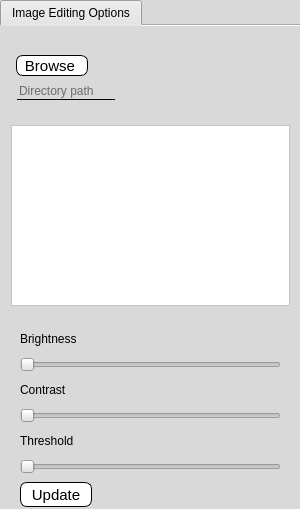
  <widget class="QDockWidget" name="dockWidget_9">
   <property name="minimumSize">
    <size>
     <width>300</width>
     <height>509</height>
    </size>
   </property>
   <property name="maximumSize">
    <size>
     <width>300</width>
     <height>524287</height>
    </size>
   </property>
   <property name="windowIcon">
    <iconset>
     <normaloff>../../.designer/backup/Resources/100_100_downscaled.jpg</normaloff>../../.designer/backup/Resources/100_100_downscaled.jpg</iconset>
   </property>
   <property name="toolTip">
    <string>Optimize arena, object and motion detection</string>
   </property>
   <property name="statusTip">
    <string/>
   </property>
   <property name="styleSheet">
    <string notr="true"/>
   </property>
   <property name="floating">
    <bool>false</bool>
   </property>
   <property name="features">
    <set>QDockWidget::DockWidgetFloatable|QDockWidget::DockWidgetMovable</set>
   </property>
   <property name="allowedAreas">
    <set>Qt::LeftDockWidgetArea|Qt::RightDockWidgetArea</set>
   </property>
   <property name="windowTitle">
    <string>Toolbox</string>
   </property>
   <attribute name="dockWidgetArea">
    <number>1</number>
   </attribute>
   <widget class="QWidget" name="dockWidgetContents_16">
    <layout class="QVBoxLayout" name="verticalLayout_32">
     <property name="spacing">
      <number>0</number>
     </property>
     <property name="leftMargin">
      <number>0</number>
     </property>
     <property name="topMargin">
      <number>0</number>
     </property>
     <property name="rightMargin">
      <number>0</number>
     </property>
     <property name="bottomMargin">
      <number>0</number>
     </property>
     <item>
      <widget class="QTabWidget" name="tabWidget">
       <property name="sizePolicy">
        <sizepolicy hsizetype="Minimum" vsizetype="Expanding">
         <horstretch>0</horstretch>
         <verstretch>0</verstretch>
        </sizepolicy>
       </property>
       <property name="toolTip">
        <string/>
       </property>
       <property name="styleSheet">
        <string notr="true">
background-color: rgb(217, 217, 217);
border-color: rgb(0, 0, 0);

</string>
       </property>
       <property name="tabPosition">
        <enum>QTabWidget::North</enum>
       </property>
       <property name="tabShape">
        <enum>QTabWidget::Rounded</enum>
       </property>
       <property name="currentIndex">
        <number>0</number>
       </property>
       <property name="elideMode">
        <enum>Qt::ElideNone</enum>
       </property>
       <property name="documentMode">
        <bool>true</bool>
       </property>
       <widget class="QWidget" name="tab">
        <attribute name="title">
         <string>Image Editing Options</string>
        </attribute>
        <layout class="QVBoxLayout" name="verticalLayout_25">
         <property name="spacing">
          <number>0</number>
         </property>
         <property name="leftMargin">
          <number>0</number>
         </property>
         <property name="topMargin">
          <number>0</number>
         </property>
         <property name="rightMargin">
          <number>0</number>
         </property>
         <property name="bottomMargin">
          <number>0</number>
         </property>
         <item>
          <widget class="QDockWidget" name="dockWidget_2">
           <property name="enabled">
            <bool>true</bool>
           </property>
           <property name="sizePolicy">
            <sizepolicy hsizetype="Fixed" vsizetype="Fixed">
             <horstretch>0</horstretch>
             <verstretch>0</verstretch>
            </sizepolicy>
           </property>
           <property name="minimumSize">
            <size>
             <width>300</width>
             <height>426</height>
            </size>
           </property>
           <property name="maximumSize">
            <size>
             <width>300</width>
             <height>524287</height>
            </size>
           </property>
           <property name="palette">
            <palette>
             <active>
              <colorrole role="WindowText">
               <brush brushstyle="SolidPattern">
                <color alpha="255">
                 <red>0</red>
                 <green>0</green>
                 <blue>0</blue>
                </color>
               </brush>
              </colorrole>
              <colorrole role="Button">
               <brush brushstyle="SolidPattern">
                <color alpha="255">
                 <red>217</red>
                 <green>217</green>
                 <blue>217</blue>
                </color>
               </brush>
              </colorrole>
              <colorrole role="Dark">
               <brush brushstyle="SolidPattern">
                <color alpha="255">
                 <red>217</red>
                 <green>217</green>
                 <blue>217</blue>
                </color>
               </brush>
              </colorrole>
              <colorrole role="Mid">
               <brush brushstyle="SolidPattern">
                <color alpha="255">
                 <red>217</red>
                 <green>217</green>
                 <blue>217</blue>
                </color>
               </brush>
              </colorrole>
              <colorrole role="Text">
               <brush brushstyle="SolidPattern">
                <color alpha="255">
                 <red>0</red>
                 <green>0</green>
                 <blue>0</blue>
                </color>
               </brush>
              </colorrole>
              <colorrole role="ButtonText">
               <brush brushstyle="SolidPattern">
                <color alpha="255">
                 <red>0</red>
                 <green>0</green>
                 <blue>0</blue>
                </color>
               </brush>
              </colorrole>
              <colorrole role="Base">
               <brush brushstyle="SolidPattern">
                <color alpha="255">
                 <red>217</red>
                 <green>217</green>
                 <blue>217</blue>
                </color>
               </brush>
              </colorrole>
              <colorrole role="Window">
               <brush brushstyle="SolidPattern">
                <color alpha="255">
                 <red>217</red>
                 <green>217</green>
                 <blue>217</blue>
                </color>
               </brush>
              </colorrole>
              <colorrole role="Shadow">
               <brush brushstyle="SolidPattern">
                <color alpha="255">
                 <red>217</red>
                 <green>217</green>
                 <blue>217</blue>
                </color>
               </brush>
              </colorrole>
             </active>
             <inactive>
              <colorrole role="WindowText">
               <brush brushstyle="SolidPattern">
                <color alpha="255">
                 <red>0</red>
                 <green>0</green>
                 <blue>0</blue>
                </color>
               </brush>
              </colorrole>
              <colorrole role="Button">
               <brush brushstyle="SolidPattern">
                <color alpha="255">
                 <red>217</red>
                 <green>217</green>
                 <blue>217</blue>
                </color>
               </brush>
              </colorrole>
              <colorrole role="Dark">
               <brush brushstyle="SolidPattern">
                <color alpha="255">
                 <red>217</red>
                 <green>217</green>
                 <blue>217</blue>
                </color>
               </brush>
              </colorrole>
              <colorrole role="Mid">
               <brush brushstyle="SolidPattern">
                <color alpha="255">
                 <red>217</red>
                 <green>217</green>
                 <blue>217</blue>
                </color>
               </brush>
              </colorrole>
              <colorrole role="Text">
               <brush brushstyle="SolidPattern">
                <color alpha="255">
                 <red>0</red>
                 <green>0</green>
                 <blue>0</blue>
                </color>
               </brush>
              </colorrole>
              <colorrole role="ButtonText">
               <brush brushstyle="SolidPattern">
                <color alpha="255">
                 <red>0</red>
                 <green>0</green>
                 <blue>0</blue>
                </color>
               </brush>
              </colorrole>
              <colorrole role="Base">
               <brush brushstyle="SolidPattern">
                <color alpha="255">
                 <red>217</red>
                 <green>217</green>
                 <blue>217</blue>
                </color>
               </brush>
              </colorrole>
              <colorrole role="Window">
               <brush brushstyle="SolidPattern">
                <color alpha="255">
                 <red>217</red>
                 <green>217</green>
                 <blue>217</blue>
                </color>
               </brush>
              </colorrole>
              <colorrole role="Shadow">
               <brush brushstyle="SolidPattern">
                <color alpha="255">
                 <red>217</red>
                 <green>217</green>
                 <blue>217</blue>
                </color>
               </brush>
              </colorrole>
             </inactive>
             <disabled>
              <colorrole role="WindowText">
               <brush brushstyle="SolidPattern">
                <color alpha="255">
                 <red>217</red>
                 <green>217</green>
                 <blue>217</blue>
                </color>
               </brush>
              </colorrole>
              <colorrole role="Button">
               <brush brushstyle="SolidPattern">
                <color alpha="255">
                 <red>217</red>
                 <green>217</green>
                 <blue>217</blue>
                </color>
               </brush>
              </colorrole>
              <colorrole role="Dark">
               <brush brushstyle="SolidPattern">
                <color alpha="255">
                 <red>217</red>
                 <green>217</green>
                 <blue>217</blue>
                </color>
               </brush>
              </colorrole>
              <colorrole role="Mid">
               <brush brushstyle="SolidPattern">
                <color alpha="255">
                 <red>217</red>
                 <green>217</green>
                 <blue>217</blue>
                </color>
               </brush>
              </colorrole>
              <colorrole role="Text">
               <brush brushstyle="SolidPattern">
                <color alpha="255">
                 <red>217</red>
                 <green>217</green>
                 <blue>217</blue>
                </color>
               </brush>
              </colorrole>
              <colorrole role="ButtonText">
               <brush brushstyle="SolidPattern">
                <color alpha="255">
                 <red>217</red>
                 <green>217</green>
                 <blue>217</blue>
                </color>
               </brush>
              </colorrole>
              <colorrole role="Base">
               <brush brushstyle="SolidPattern">
                <color alpha="255">
                 <red>217</red>
                 <green>217</green>
                 <blue>217</blue>
                </color>
               </brush>
              </colorrole>
              <colorrole role="Window">
               <brush brushstyle="SolidPattern">
                <color alpha="255">
                 <red>217</red>
                 <green>217</green>
                 <blue>217</blue>
                </color>
               </brush>
              </colorrole>
              <colorrole role="Shadow">
               <brush brushstyle="SolidPattern">
                <color alpha="255">
                 <red>217</red>
                 <green>217</green>
                 <blue>217</blue>
                </color>
               </brush>
              </colorrole>
             </disabled>
            </palette>
           </property>
           <property name="toolTip">
            <string>&lt;html&gt;&lt;head/&gt;&lt;body&gt;&lt;p&gt;Test cropping for movie(s)&lt;/p&gt;&lt;/body&gt;&lt;/html&gt;</string>
           </property>
           <property name="styleSheet">
            <string notr="true">QDockWidget::title
{background: rgb(217, 217, 217);};
background-color: rgb(217, 217, 217);

border-color: rgb(0, 0, 0);


</string>
           </property>
           <property name="features">
            <set>QDockWidget::NoDockWidgetFeatures</set>
           </property>
           <property name="allowedAreas">
            <set>Qt::LeftDockWidgetArea</set>
           </property>
           <property name="windowTitle">
            <string/>
           </property>
           <widget class="QWidget" name="dockWidgetContents_3">
            <widget class="QWidget" name="layoutWidget_12">
             <property name="geometry">
              <rect>
               <x>10</x>
               <y>70</y>
               <width>281</width>
               <height>201</height>
              </rect>
             </property>
             <layout class="QVBoxLayout" name="verticalLayout2_3">
              <property name="leftMargin">
               <number>1</number>
              </property>
              <property name="topMargin">
               <number>10</number>
              </property>
              <property name="rightMargin">
               <number>1</number>
              </property>
              <property name="bottomMargin">
               <number>10</number>
              </property>
              <item>
               <widget class="QListWidget" name="listWidget_7">
                <property name="sizePolicy">
                 <sizepolicy hsizetype="Ignored" vsizetype="Minimum">
                  <horstretch>0</horstretch>
                  <verstretch>0</verstretch>
                 </sizepolicy>
                </property>
                <property name="minimumSize">
                 <size>
                  <width>150</width>
                  <height>100</height>
                 </size>
                </property>
                <property name="toolTip">
                 <string>&lt;html&gt;&lt;head/&gt;&lt;body&gt;&lt;p&gt;Movie list : Auto populated from chosen directory. &lt;/p&gt;&lt;p&gt;You can also drag and drop files here.&lt;/p&gt;&lt;/body&gt;&lt;/html&gt;</string>
                </property>
                <property name="accessibleDescription">
                 <string/>
                </property>
                <property name="styleSheet">
                 <string notr="true">background-color: rgb(255, 255, 255);</string>
                </property>
                <property name="midLineWidth">
                 <number>-6</number>
                </property>
                <property name="dragDropMode">
                 <enum>QAbstractItemView::DragDrop</enum>
                </property>
                <property name="alternatingRowColors">
                 <bool>false</bool>
                </property>
                <property name="textElideMode">
                 <enum>Qt::ElideLeft</enum>
                </property>
                <property name="layoutMode">
                 <enum>QListView::Batched</enum>
                </property>
               </widget>
              </item>
             </layout>
            </widget>
            <widget class="QPushButton" name="pushButton_19">
             <property name="geometry">
              <rect>
               <x>90</x>
               <y>480</y>
               <width>142</width>
               <height>38</height>
              </rect>
             </property>
             <property name="sizePolicy">
              <sizepolicy hsizetype="Maximum" vsizetype="Fixed">
               <horstretch>0</horstretch>
               <verstretch>0</verstretch>
              </sizepolicy>
             </property>
             <property name="maximumSize">
              <size>
               <width>142</width>
               <height>38</height>
              </size>
             </property>
             <property name="toolTip">
              <string>&lt;html&gt;&lt;head/&gt;&lt;body&gt;&lt;p&gt;Apply selected option to crop the image&lt;/p&gt;&lt;/body&gt;&lt;/html&gt;</string>
             </property>
             <property name="styleSheet">
              <string notr="true">QPushButton {
color: black;
background-color: rgb(133, 196, 65);
border-width: 1px;
border-color: rgb(0,0,0);
border-style: solid;
border-radius: 7;
padding: 3px;
font-size: 15px;
padding-left: 5px;
padding-right: 5px;
min-width: 130px;
max-width: 130px;
min-height: 30px;
max-height: 30px;
}

</string>
             </property>
             <property name="text">
              <string>Submit</string>
             </property>
            </widget>
            <widget class="QWidget" name="layoutWidget">
             <property name="geometry">
              <rect>
               <x>10</x>
               <y>272</y>
               <width>281</width>
               <height>203</height>
              </rect>
             </property>
             <layout class="QVBoxLayout" name="verticalLayout_5">
              <property name="leftMargin">
               <number>10</number>
              </property>
              <property name="topMargin">
               <number>10</number>
              </property>
              <property name="rightMargin">
               <number>10</number>
              </property>
              <property name="bottomMargin">
               <number>10</number>
              </property>
              <item>
               <widget class="QLabel" name="hiPassFilterLabel_35">
                <property name="sizePolicy">
                 <sizepolicy hsizetype="Maximum" vsizetype="Preferred">
                  <horstretch>0</horstretch>
                  <verstretch>0</verstretch>
                 </sizepolicy>
                </property>
                <property name="minimumSize">
                 <size>
                  <width>0</width>
                  <height>20</height>
                 </size>
                </property>
                <property name="maximumSize">
                 <size>
                  <width>16777215</width>
                  <height>20</height>
                 </size>
                </property>
                <property name="text">
                 <string>Brightness</string>
                </property>
               </widget>
              </item>
              <item>
               <widget class="QSlider" name="horizontalSlider_2">
                <property name="orientation">
                 <enum>Qt::Horizontal</enum>
                </property>
               </widget>
              </item>
              <item>
               <widget class="QLabel" name="hiPassFilterLabel_36">
                <property name="sizePolicy">
                 <sizepolicy hsizetype="Maximum" vsizetype="Preferred">
                  <horstretch>0</horstretch>
                  <verstretch>0</verstretch>
                 </sizepolicy>
                </property>
                <property name="minimumSize">
                 <size>
                  <width>0</width>
                  <height>20</height>
                 </size>
                </property>
                <property name="maximumSize">
                 <size>
                  <width>16777215</width>
                  <height>20</height>
                 </size>
                </property>
                <property name="text">
                 <string>Contrast</string>
                </property>
               </widget>
              </item>
              <item>
               <widget class="QSlider" name="horizontalSlider_3">
                <property name="orientation">
                 <enum>Qt::Horizontal</enum>
                </property>
               </widget>
              </item>
              <item>
               <widget class="QLabel" name="hiPassFilterLabel_31">
                <property name="sizePolicy">
                 <sizepolicy hsizetype="Maximum" vsizetype="Preferred">
                  <horstretch>0</horstretch>
                  <verstretch>0</verstretch>
                 </sizepolicy>
                </property>
                <property name="minimumSize">
                 <size>
                  <width>0</width>
                  <height>20</height>
                 </size>
                </property>
                <property name="maximumSize">
                 <size>
                  <width>16777215</width>
                  <height>20</height>
                 </size>
                </property>
                <property name="text">
                 <string>Threshold</string>
                </property>
               </widget>
              </item>
              <item>
               <widget class="QSlider" name="horizontalSlider">
                <property name="orientation">
                 <enum>Qt::Horizontal</enum>
                </property>
               </widget>
              </item>
              <item>
               <widget class="QPushButton" name="pushButton_21">
                <property name="toolTip">
                 <string>&lt;html&gt;&lt;head/&gt;&lt;body&gt;&lt;p&gt;Apply selected action and update result(s)&lt;/p&gt;&lt;/body&gt;&lt;/html&gt;</string>
                </property>
                <property name="styleSheet">
                 <string notr="true">

QPushButton {
color: black;
background-color: rgb(255, 255, 255);
border-width: 1px;
border-color: rgb(0, 0, 0);;
border-style: solid;
border-radius: 7;
padding: 3px;
font-size: 15px;
padding-left: 5px;
padding-right: 5px;
min-width: 60px;
max-width: 60px;
min-height: 13px;
max-height: 17px;
}

</string>
                </property>
                <property name="text">
                 <string>Update</string>
                </property>
               </widget>
              </item>
             </layout>
            </widget>
            <widget class="QWidget" name="verticalLayoutWidget_4">
             <property name="geometry">
              <rect>
               <x>10</x>
               <y>0</y>
               <width>281</width>
               <height>71</height>
              </rect>
             </property>
             <layout class="QVBoxLayout" name="verticalLayout1_3">
              <item>
               <layout class="QFormLayout" name="formLayout_28">
                <property name="topMargin">
                 <number>10</number>
                </property>
                <property name="bottomMargin">
                 <number>10</number>
                </property>
                <item row="0" column="1">
                 <widget class="QPushButton" name="pushButton_18">
                  <property name="toolTip">
                   <string>&lt;html&gt;&lt;head/&gt;&lt;body&gt;&lt;p&gt;Browse to the directory with media file(s)&lt;/p&gt;&lt;/body&gt;&lt;/html&gt;</string>
                  </property>
                  <property name="styleSheet">
                   <string notr="true">

QPushButton {
color: black;
background-color: rgb(255, 255, 255);
border-width: 1px;
border-color: rgb(0,0,0);
border-style: solid;
border-radius: 7;
padding: 3px;
font-size: 15px;
padding-left: 5px;
padding-right: 5px;
min-width: 60px;
max-width: 60px;
min-height: 13px;
max-height: 13px;
}

</string>
                  </property>
                  <property name="text">
                   <string>Browse </string>
                  </property>
                  <property name="checkable">
                   <bool>false</bool>
                  </property>
                  <property name="flat">
                   <bool>false</bool>
                  </property>
                 </widget>
                </item>
                <item row="1" column="1">
                 <widget class="QLineEdit" name="lineEdit_3">
                  <property name="sizePolicy">
                   <sizepolicy hsizetype="Fixed" vsizetype="Fixed">
                    <horstretch>0</horstretch>
                    <verstretch>0</verstretch>
                   </sizepolicy>
                  </property>
                  <property name="minimumSize">
                   <size>
                    <width>100</width>
                    <height>0</height>
                   </size>
                  </property>
                  <property name="maximumSize">
                   <size>
                    <width>100</width>
                    <height>16777215</height>
                   </size>
                  </property>
                  <property name="toolTip">
                   <string>&lt;html&gt;&lt;head/&gt;&lt;body&gt;&lt;p&gt;Path of media file(s)&lt;/p&gt;&lt;/body&gt;&lt;/html&gt;</string>
                  </property>
                  <property name="styleSheet">
                   <string notr="true">

QLineEdit { border-width: 1px; border-style: solid; border-color:  rgb(217, 217, 217)  rgb(217, 217, 217) black  rgb(217, 217, 217); }
</string>
                  </property>
                  <property name="frame">
                   <bool>true</bool>
                  </property>
                  <property name="placeholderText">
                   <string>Directory path</string>
                  </property>
                 </widget>
                </item>
               </layout>
              </item>
             </layout>
            </widget>
           </widget>
          </widget>
         </item>
        </layout>
       </widget>
      </widget>
     </item>
    </layout>
   </widget>
  </widget>
